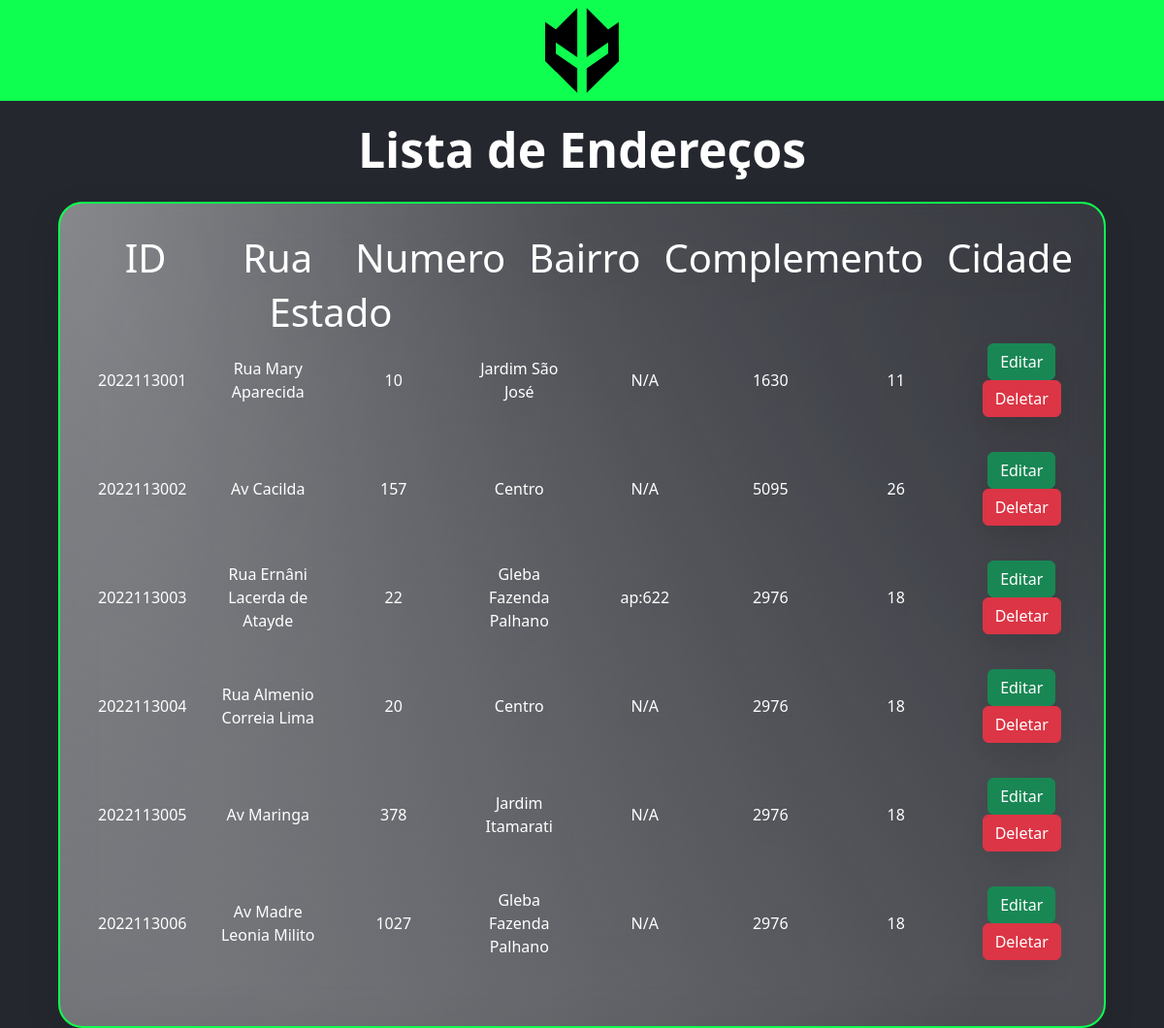
Page /Endereco/Read.php on the committed database.
### tables this page shows
CREATE TABLE endereco (
  id INTEGER NOT NULL,
  rua VARCHAR(100),
  numero VARCHAR(20),
  bairro VARCHAR(50),
  complemento VARCHAR(100),
  cidade INTEGER,
  estado INTEGER,
  PRIMARY KEY (id)
);

### Endereco/Read.php (the view, shortened to what this page needs)
<!DOCTYPE html>
<html lang="pt-br">
<head>
  <link rel="stylesheet" href="../css/style.css">
    <link href="https://cdn.jsdelivr.net/npm/bootstrap@5.2.2/dist/css/bootstrap.min.css" rel="stylesheet">
</head>
<body>
  <header>
      <a href="../index.html">
          <img src="../img/Logo.svg" alt="Loga do time Imperial eSports">
      </a>
  </header>
  <?php
    include_once("../db/connectDB.php");
  ?>
  <main>
    <h1 class="titulo">Lista de Endereços</h1>
    <div class="conteudo grande text-center">
      <div class="row row-cols-10 align-items-center">
          <div class="col">
            <h1>ID</h1>
          </div>
          <div class="col">
            <h1>Rua</h1>
          </div>
          <div class="col">
            <h1>Numero</h1>
          </div>
          <div class="col">
            <h1>Bairro</h1>
          </div>
          <div class="col">
            <h1>Complemento</h1>
          </div>
          <div class="col">
            <h1>Cidade</h1>
          </div>
          <div class="col">
            <h1>Estado</h1>
          </div>
      </div>
      <?php
        $sql = "SELECT * FROM Endereco";
        $res = $conn->query($sql);
        $qtd = $res->num_rows;
        if($qtd > 0){
          while($row = $res->fetch_object()){
            print "<div class='row row-cols-10 align-items-center'>";
            print "<div class='col'>" .$row->id. "</div>";
            print "<div class='col'>" .$row->rua. "</div>";
            print "<div class='col'>" .$row->numero. "</div>";
            print "<div class='col'>" .$row->bairro. "</div>";
            print "<div class='col'>" .$row->complemento. "</div>";
            print "<div class='col'>" .$row->cidade. "</div>";
            print "<div class='col'>" .$row->estado. "</div>";
            print
            "<div class='col'>
              <button onclick=\"location.href='./Update.php?id=".$row->id."'\" class='btn btn-success'>Editar</button>
              <button onclick=\"if(confirm('Tem certeza que deseja excluir esse cadastro?')){location.href='./Delete.php?id=".$row->id."'}else{false;}\" class='btn btn-danger'>Deletar</button>
            </div>";
            print "</div>";
          }
        }else{
          print "<p class='alert alert-danger'>Nenhum resultado foi encontrado!</p>";
        }
      ?>
    </div>
  </main>
</body>
</html>

### css/style.css (style rules this page uses)
* { margin: 0; padding: 0; box-sizing: border-box; }
body { background-color: #25272F !important; color: #FFF !important; font-family: 'Roboto', sans-serif; height: 100vh; max-width: 100vw; }
header { background-color: #0FFF50; height: 6.5rem; display: flex; justify-content: center; align-items: center; }
header img { height: 6rem; }
.conteudo { background: radial-gradient(97.66% 97.66% at 50% 2.34%, rgba(255, 255, 255, 0) 0%, rgba(255, 255, 255, 0.2) 100%), radial-gradient(97.57% 210.75% at 0.9% 2.98%, rgba(255, 255, 255, 0.4) 0%, rgba(255, 255, 255, 0) 100%); filter: drop-shadow(0px 11px 14px rgba(0, 0, 0, 0.25)); backdrop-filter: blur(21px); border-radius: 25px; border: 2px solid #0FFF50; padding: 2rem; color: #FFF; }
.grande { margin: 1.5rem auto; min-height: 45.8rem; width: 90vw; }
.titulo { margin-top: 1.25rem; text-align: center; font-size: 3.125rem; font-weight: 600; }

### rows in the picture
endereco: id "2022113001", rua "Rua Mary Aparecida", numero "10", bairro "Jardim São José", complemento "N/A", cidade "1630", estado "11"
endereco: id "2022113002", rua "Av Cacilda", numero "157", bairro "Centro", complemento "N/A", cidade "5095", estado "26"
endereco: id "2022113003", rua "Rua Ernâni Lacerda de Atayde", numero "22", bairro "Gleba Fazenda Palhano", complemento "ap:622", cidade "2976", estado "18"
endereco: id "2022113004", rua "Rua Almenio Correia Lima", numero "20", bairro "Centro", complemento "N/A", cidade "2976", estado "18"
endereco: id "2022113005", rua "Av Maringa", numero "378", bairro "Jardim Itamarati", complemento "N/A", cidade "2976", estado "18"
endereco: id "2022113006", rua "Av Madre Leonia Milito", numero "1027", bairro "Gleba Fazenda Palhano", complemento "N/A", cidade "2976", estado "18"
